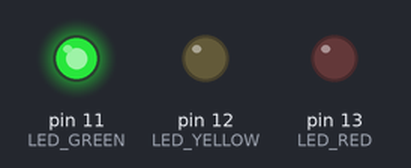
A sketch run on a simulated Arduino Uno, built with avr-gcc and run on an emulated ATmega328P. On the bench: output pins drawn as LEDs (lit = HIGH).

Above: at 4.0 s.
At 9.0 s:
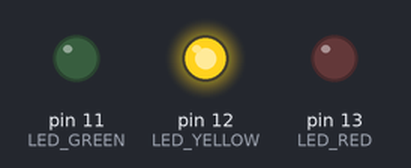
At 15.0 s:
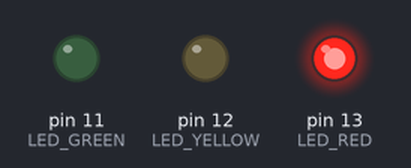
Timing chart, 0 to 26.0 s (numbered marks = the images above):
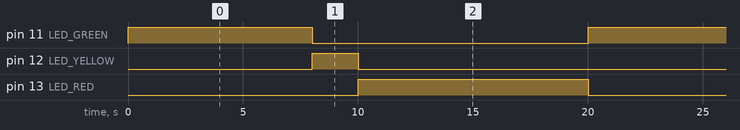

The sketch:

sketch_oct29a.ino
```cpp
#define LED_RED 13
#define LED_YELLOW 12
#define LED_GREEN 11
void setup() {
  // put your setup code here, to run once:
    pinMode(LED_RED,OUTPUT);
    pinMode(LED_YELLOW,OUTPUT);
    pinMode(LED_GREEN,OUTPUT);
}

void loop() {
  // put your main code here, to run repeatedly:
    digitalWrite(LED_GREEN,HIGH);
    digitalWrite(LED_YELLOW,LOW);
    digitalWrite(LED_RED,LOW);
    delay(8000);
    digitalWrite(LED_GREEN,LOW);
    digitalWrite(LED_YELLOW,HIGH);
    digitalWrite(LED_RED,LOW);
    delay(2000);
    digitalWrite(LED_GREEN,LOW);
    digitalWrite(LED_YELLOW,LOW);
    digitalWrite(LED_RED,HIGH);
    delay(10000);
}
```

Measured:
- by itself, pin 11 (LED_GREEN): alternates HIGH for 8.0 s and LOW for 12.0 s
- by itself, pin 12 (LED_YELLOW): alternates HIGH for 2.0 s and LOW for 18.0 s
- by itself, pin 13 (LED_RED): alternates HIGH for 10.0 s and LOW for 10.0 s
